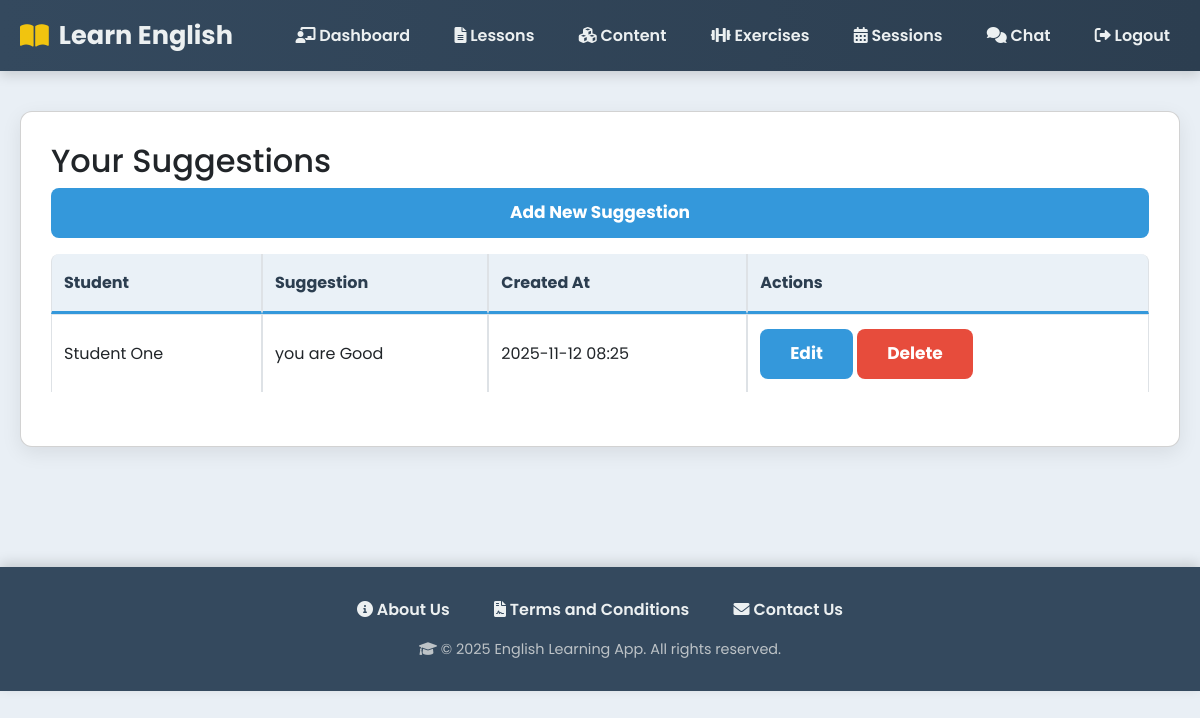
Before: /teacher/suggestions/ (signed in) with the older database file.
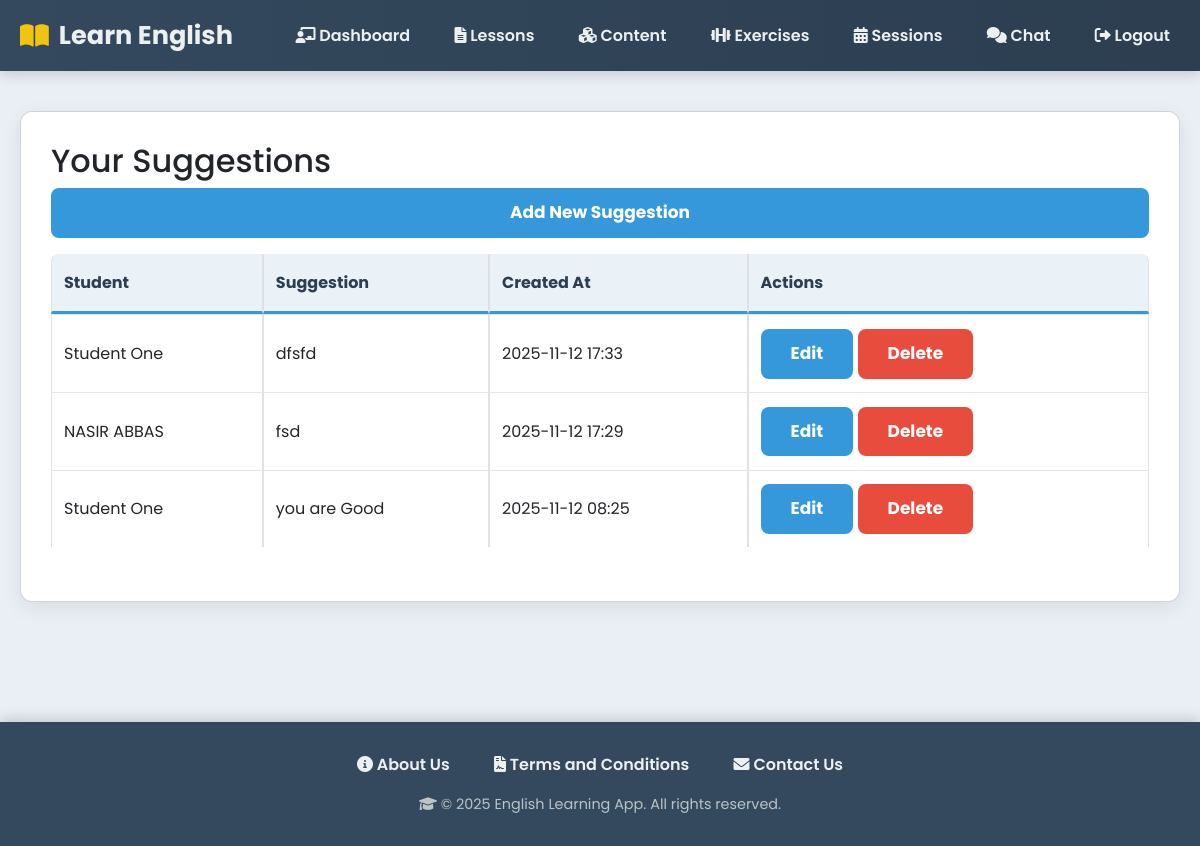
After: the same page with the newer database file.
### myapp/models.py (models this page shows, shortened)
class TeacherSuggestion(models.Model):
    teacher = models.ForeignKey(
        'UserRegister',
        on_delete=models.CASCADE,
        limit_choices_to={'usertype': 'teacher'},
        related_name='given_suggestions'
    )
    student = models.ForeignKey(
        'UserRegister',
        on_delete=models.CASCADE,
        limit_choices_to={'usertype': 'student'},
        related_name='received_suggestions'
    )
    suggestion_text = models.TextField()
    created_at = models.DateTimeField(default=timezone.now)
    updated_at = models.DateTimeField(auto_now=True)

class UserRegister(models.Model):
    USER_TYPE_CHOICES = [
        ('student', 'Student'),
        ('teacher', 'Teacher/Tutor'),
    ]
    user_id = models.AutoField(primary_key=True)
    full_name = models.CharField(max_length=100)
    username = models.CharField(max_length=50, unique=True)
    email = models.EmailField(unique=True)
    phone = models.CharField(max_length=15, unique=True)
    password_hash = models.CharField(max_length=255)
    usertype = models.CharField(max_length=20, choices=USER_TYPE_CHOICES, default='student')
    created_at = models.DateTimeField(default=timezone.now)

### myapp/views.py (the view)
# urls.py: path('teacher/suggestions/', views.teacher_suggestions, name='teacher_suggestions'),
def teacher_suggestions(request):
    if not request.session.get("user_id") or request.session.get("usertype") != "teacher":
        return redirect("login")
    teacher_id = request.session.get("user_id")
    suggestions = TeacherSuggestion.objects.filter(teacher_id=teacher_id).order_by('-created_at')
    return render(request, 'teacher/teacher_suggestions.html', {'suggestions': suggestions})

### templates/teacher/teacher_suggestions.html
{% extends "base.html" %}
{% block content %}
<div class="card">
<h2>Your Suggestions</h2>
<a href="{% url 'add_suggestion' %}" class="btn btn-primary mb-3">Add New Suggestion</a>
<table class="table table-bordered">
    <thead>
        <tr>
            <th>Student</th>
            <th>Suggestion</th>
            <th>Created At</th>
            <th>Actions</th>
        </tr>
    </thead>
    <tbody>
        {% for suggestion in suggestions %}
        <tr>
            <td>{{ suggestion.student.full_name }}</td>
            <td>{{ suggestion.suggestion_text }}</td>
            <td>{{ suggestion.created_at|date:"Y-m-d H:i" }}</td>
            <td>
                <a href="{% url 'edit_suggestion' suggestion.id %}" class="btn btn-sm btn-warning">Edit</a>
                <a href="{% url 'delete_suggestion' suggestion.id %}" class="btn btn-sm btn-danger" onclick="return confirm('Are you sure?');">Delete</a>
            </td>
        </tr>
        {% empty %}
        <tr>
            <td colspan="4">No suggestions yet.</td>
        </tr>
        {% endfor %}
    </tbody>
</table>
</div>
{% endblock %}

Changed rows visible on the page:
added TeacherSuggestion: student.full_name "Student One", suggestion_text "dfsfd", created_at "2025-11-12 17:33"
added TeacherSuggestion: student.full_name "NASIR ABBAS", suggestion_text "fsd", created_at "2025-11-12 17:29"
